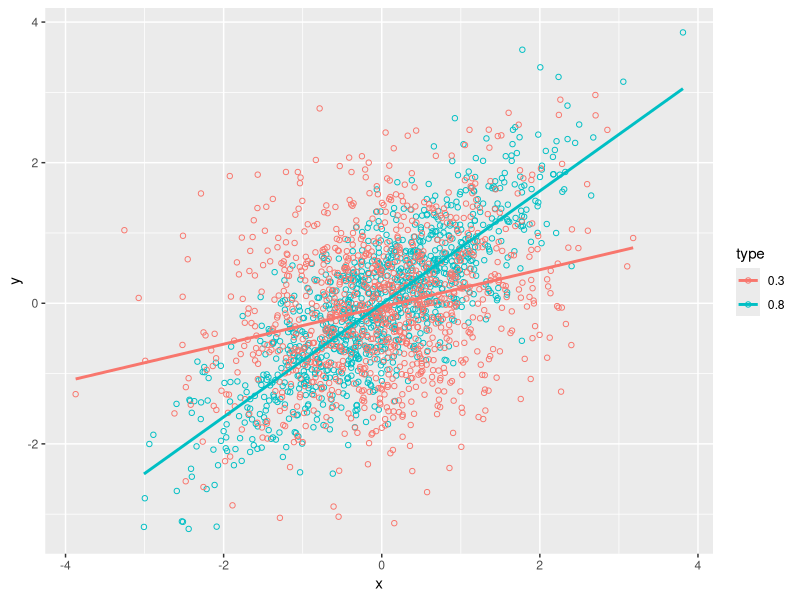
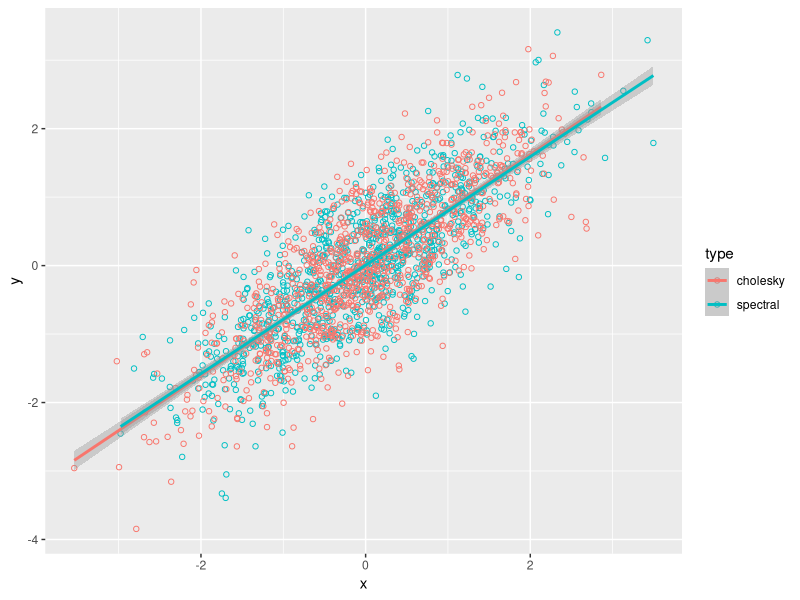
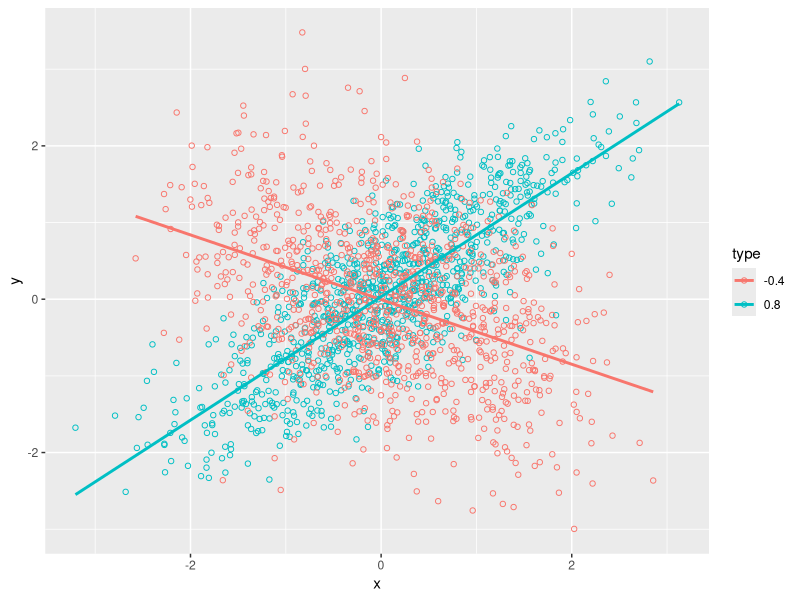

Here is the R script that generated these plots, in order:
#Test 1
N <- 1000


#Cholesky decomposition
e1 <- rnorm(N)
e2 <- rnorm(N)
rho <- 0.3
x1 <- e1
x2 <- rho * x1 + sqrt(1-rho*rho) * e2


dat = data.frame(x = x1, y = x2, type=as.character(rho))

head(dat)

set.seed(1)
e1 <- rnorm(N)
e2 <- rnorm(N)
rho <- 0.8
x1 <- e1
x2 <- rho * x1 + sqrt(1-rho*rho) * e2

dat = rbind(data.frame(x = x1, y = x2, type=as.character(rho)), 
                       dat)

library(ggplot2)

# Set color by cond
ggplot(dat, aes(x=x, y=y, color=type)) + geom_point(shape=1) + 
  geom_smooth(method=lm,   # Add linear regression lines
              se=FALSE)    # Don't add shaded confidence region


#====================== SVD and root matrix way ==============#
covMat <- rbind(c(1, 0.9),
                c(0.9, 1))

svdRes <- svd(covMat)
U <- svdRes$u
D <- diag(svdRes$d)
V <- svdRes$v

#We should get back covMat here
U %*% D %*% t(V)

#Since covMat symmetric => 
eigen(covMat)
A = U %*% D^0.5


getTransformMatrix <- function(covMat)
{
  svdRes <- svd(covMat)
  
  U <- svdRes$u
  D <- diag(svdRes$d)
  V <- svdRes$v
  A = U %*% (D^0.5)
  A
}

rho = 0.8
covMat = rbind(c(1, rho),
               c(rho, 1))

A = getTransformMatrix(covMat)



#First, Cholesky way
#set.seed(1)
e1 <- rnorm(N)
e2 <- rnorm(N)
rho <- 0.8
x1 <- e1
x2 <- rho * x1 + sqrt(1-rho*rho) * e2


#Second spectral transform way
covMat = rbind(c(1, rho),
               c(rho, 1))

A = getTransformMatrix(covMat)
head(data.frame(x1, x2))
head(e1)
head(e2)
E <- rbind(e1, e2)
result <- A %*% E

dat_s <- data.frame(x = result[1,], y = result[2,], "type" = "spectral")
dat_c <- data.frame(x = x1 , y = x2, "type" = "cholesky")
# Set color by cond
ggplot(rbind(dat_s, dat_c), aes(x=x, y=y, color=type)) + geom_point(shape=1) + 
  geom_smooth(method=lm,   # Add linear regression lines
              se=TRUE)    # Don't add shaded confidence region



#------------  Two correlated sets of normals ----------#

rho1 <- 0.8
rho2 = -0.4
#1. Generate independent Normals
e <- matrix(rnorm(2*N), nrow = 2)

covMat1 <- rbind(c(1, rho1),
                c(rho1, 1))
covMat2 <- rbind(c(1, rho2),
                 c(rho2, 1))

result1 <- getTransformMatrix(covMat1) %*% e
result2 <- getTransformMatrix(covMat2) %*% e

dat_1 <- data.frame(x = result1[1,], y = result1[2,], "type" = as.character(rho1))
dat_2 <- data.frame(x = result2[1,], y = result2[2,], "type" = as.character(rho2))

ggplot(rbind(dat_1, dat_2), aes(x=x, y=y, color=type)) + geom_point(shape=1) + 
  geom_smooth(method=lm,   # Add linear regression lines
              se=FALSE)    # Don't add shaded confidence region


